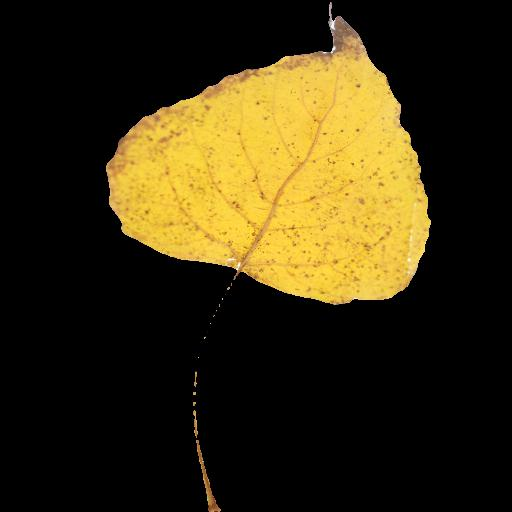
#> input picture DatasetOfficial/base_shape/10BaseTexture01.png, 512 x 512 px
$ python -i ConvertLeafDataset.py   (imports and definitions only)
#> lines starting #> are read from the running program, lines starting #| are printed output that depends on the picture
"""Convert original leaf geometry into reproducible Multi-3DLLM inputs.

Requires numpy, plyfile and Pillow. Run from any directory; paths in the plan are
relative to the project root. Dataset is read only; generated files go to
DatasetProcessed. All model-facing schema keys follow upstream.
"""
import argparse as Argparse
import hashlib as Hashlib
import json as Json
from pathlib import Path

import numpy as Numpy
from plyfile import PlyData
from PIL import Image

Root = Path(__file__).resolve().parents[2]
OutputRoot = Root / 'DatasetProcessed'
Question = (
    '<point> <point>\nDescribe the geometry of Object 1 and Object 2, then '
    'compare their main shape differences. Focus on the outline, elongation, '
    'bending, curling, and twisting. Avoid unsupported claims about species, '
    'health, or material.'
)


def LoadGeometry(Source):
    if Source.suffix.lower() == '.obj':
        Vertices, Faces, Uvs, FaceUvs, FaceMaterials = [], [], [], [], []
        Material = None
        Libraries = []
        with Source.open() as Stream:
            for Line in Stream:
                Fields = Line.split()
                if not Fields:
                    continue
                if Fields[0] == 'v':
                    Vertices.append([float(Value) for Value in Fields[1:4]])
                elif Fields[0] == 'mtllib':
                    Libraries.extend(Source.parent / Name for Name in Fields[1:])
                elif Fields[0] == 'usemtl':
                    Material = ' '.join(Fields[1:])
                elif Fields[0] == 'vt':
                    Uvs.append([float(Value) for Value in Fields[1:3]])
                elif Fields[0] == 'f':
                    if len(Fields) != 4:
                        raise ValueError(f'Only triangular OBJ faces supported: {Source}')
                    Face = [int(Field.split('/')[0]) for Field in Fields[1:]]
                    if 0 in Face:
                        raise ValueError(f'Invalid zero OBJ index: {Source}')
                    Faces.append([Index - 1 if Index > 0 else len(Vertices) + Index
                                  for Index in Face])
                    TextureIndices = [Field.split('/')[1] if '/' in Field else '' for Field in Fields[1:]]
                    FaceUvs.append([int(Index) - 1 if int(Index) > 0 else len(Uvs) + int(Index)
                                    for Index in TextureIndices] if all(TextureIndices) else [-1, -1, -1])
                    FaceMaterials.append(Material)
        Vertices = Numpy.asarray(Vertices, dtype=Numpy.float64)
        Faces = Numpy.asarray(Faces, dtype=Numpy.int64).reshape(-1, 3)
        Textures, Dependencies, Missing = {}, [], []
        for Library in Libraries:
            if not Library.is_file():
                Missing.append(str(Library.relative_to(Root)))
                continue
            Dependencies.append(Library)
            CurrentMaterial = None
            for Line in Library.read_text().splitlines():
                Fields = Line.split()
                if Fields and Fields[0] == 'newmtl':
                    CurrentMaterial = ' '.join(Fields[1:])
                elif Fields and Fields[0] == 'map_Kd':
                    if len(Fields) != 2:
                        Missing.append('Unsupported map_Kd options: ' + str(Library))
                        continue
                    TextureReference = Fields[1].replace('\\', '/')
                    Texture = Library.parent / TextureReference
                    if not Texture.is_file():
                        # Some source MTLs still name the original workstation.
                        # Relocate only the explicitly referenced filename.
                        Texture = Library.parent / Path(TextureReference).name
                    if Texture.is_file():
                        Textures[CurrentMaterial] = Texture
                        Dependencies.append(Texture)
                    else:
                        Missing.append(TextureReference)
        Attributes = {'Uvs': Numpy.asarray(Uvs, dtype=float).reshape(-1, 2),
                      'FaceUvs': Numpy.asarray(FaceUvs, dtype=int).reshape(-1, 3),
                      'FaceMaterials': FaceMaterials, 'Textures': Textures,
                      'Dependencies': Dependencies, 'MissingColorResources': Missing}

    elif Source.suffix.lower() == '.ply':
        Data = PlyData.read(Source)
        Attributes = {'Dependencies': [], 'MissingColorResources': []}
        if all(Name in Data['vertex'].data.dtype.names for Name in ('red', 'green', 'blue')):
            Colors = Numpy.column_stack([Data['vertex'][Name] for Name in ('red', 'green', 'blue')])
            if Colors.dtype.kind not in 'ui':
                raise ValueError(f'Floating RGB range requires explicit handling: {Source}')
            Attributes['VertexColors'] = Colors.astype(float) / Numpy.iinfo(Colors.dtype).max
        Vertices = Numpy.column_stack([Data['vertex'][Axis] for Axis in ('x', 'y', 'z')]).astype(Numpy.float64)
        Faces = Numpy.empty((0, 3), dtype=Numpy.int64)
        if 'face' in Data and len(Data['face'].data):
            FaceValues = Data['face']['vertex_indices']
            if any(len(Face) != 3 for Face in FaceValues):
                raise ValueError(f'Only triangular PLY faces supported: {Source}')
            Faces = Numpy.asarray(list(FaceValues), dtype=Numpy.int64)
    else:
        raise ValueError(f'Unsupported geometry: {Source}')
    if Vertices.ndim != 2 or Vertices.shape[1] != 3 or not len(Vertices):
        raise ValueError(f'No valid XYZ array: {Source}')
    if len(Faces) and (Faces.min() < 0 or Faces.max() >= len(Vertices)):
        raise ValueError(f'Face indices out of bounds: {Source}')
    return Vertices, Faces, Attributes


# [146 lines left out: functions SampleGeometry, Convert, Main, not called in this run]


# [2 lines not run here, left out]

>>> import cv2
>>> picture = cv2.imread('../../DatasetOfficial/base_shape/10BaseTexture01.png', cv2.IMREAD_GRAYSCALE)
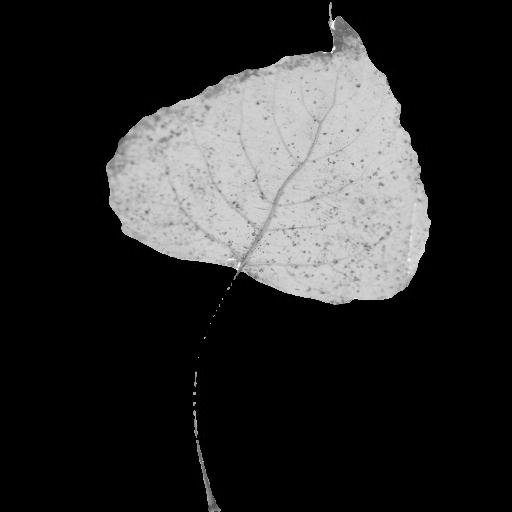
#> picture: shape (512, 512); min 0, max 253, mean 45.2
#> (the run stopped early here; a loop or call above may not have finished)

$ run again, on DatasetOfficial/base_shape/19BaseTexture01.png
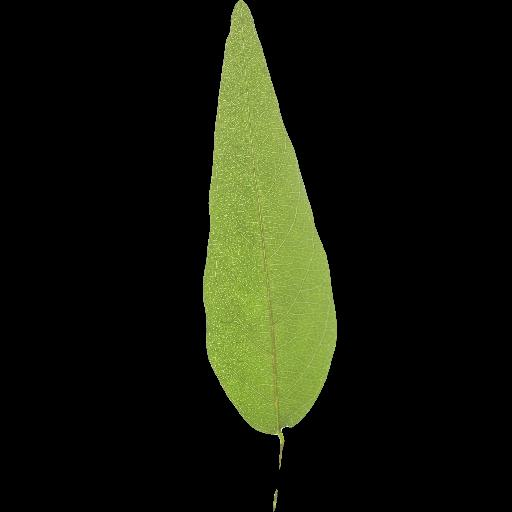
#> input picture DatasetOfficial/base_shape/19BaseTexture01.png, 512 x 512 px
#> `picture = cv2.imread('../../DatasetOfficial/base_shape/10BaseTexture01..`:
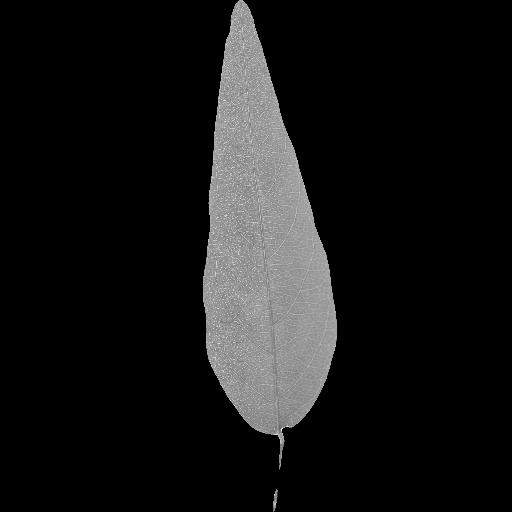
#> picture: shape (512, 512); min 0, max 242, mean 22

$ run again, on DatasetOfficial/base_shape/23BaseTexture01.png
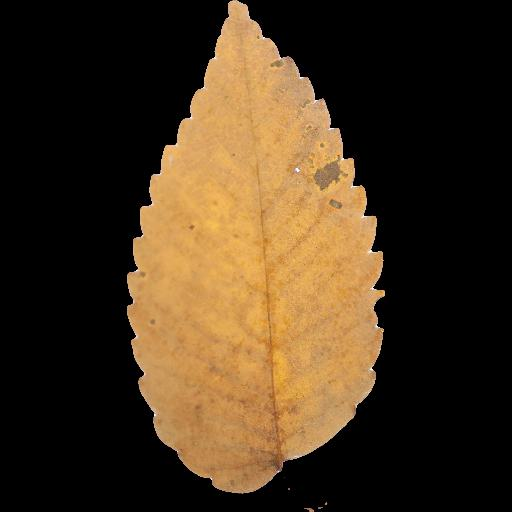
#> input picture DatasetOfficial/base_shape/23BaseTexture01.png, 512 x 512 px
#> `picture = cv2.imread('../../DatasetOfficial/base_shape/10BaseTexture01..`:
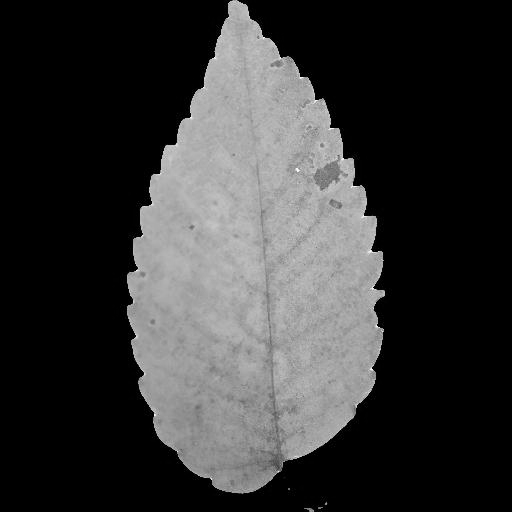
#> picture: shape (512, 512); min 0, max 252, mean 53.9
